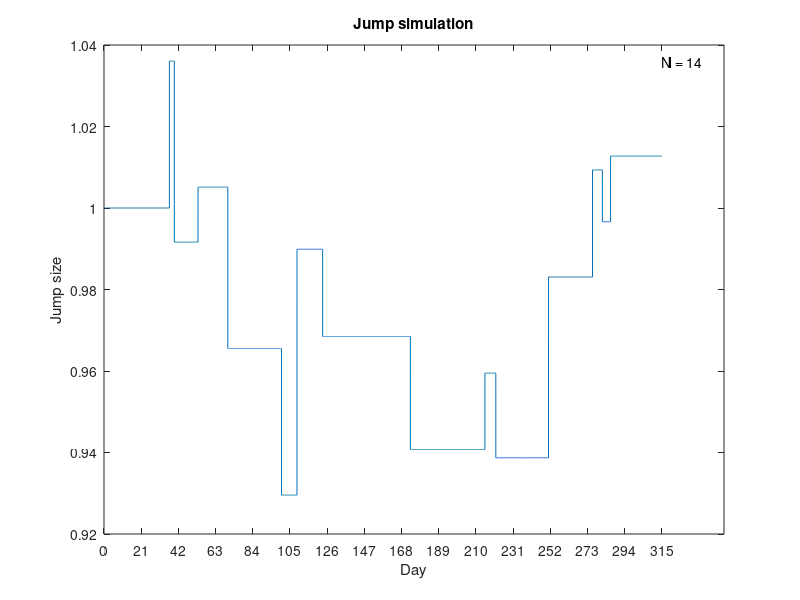

MATLAB code to generate this figure:
% Assign value to parameters
n = 80;
T = 1.25*252;
sigma = 0.011;
lambda = 15/252;
sigmaj = 18*sigma*sqrt(1/n);
delta = 1 / n;
steps = T*n;
%Number of jumps
N = poissrnd(lambda*T);
%Sizes of jumps the timing of jumps
Y = zeros(N,1);
U = zeros(N,1);
for i = 1:N
    Y(i) = normrnd(0,sigmaj);
    U(i) = unifrnd(0,1);
end
%Compound Poisson process
J = zeros(steps,2);
for t = 1:steps
    for i = 1:N
    if  U(i)<= t/(steps)
      J(t,1) =  J(t,1) + Y(i,1);
    end
    end
    J(t,2) = t/80;
end
jump = J;
jump(:,1) = exp(J(:,1)); 
%Plot
plot(jump(:,2),jump(:,1))
title("Jump simulation") 
ylabel("Jump size")
xlabel("Day")
set(gca,'XTick',[0:21:315]);
txt = sprintf('N = %i', N);
text(315,max(jump(:,1)),txt)
